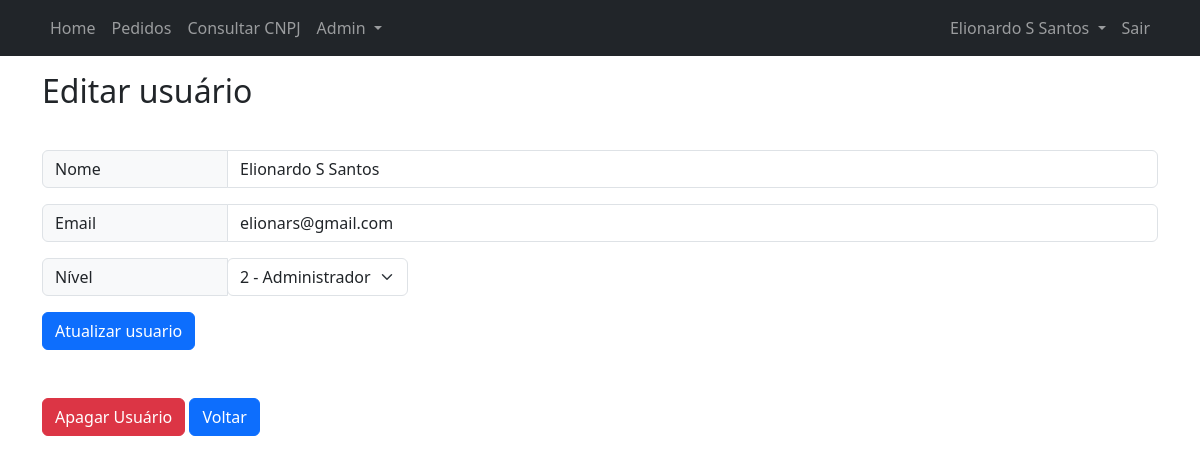
Page /editar_usuario.php?id=1 (signed in) on the committed database.
### tables this page shows
CREATE TABLE users (
    `id` INTEGER PRIMARY KEY AUTOINCREMENT,
    `name` TEXT NOT NULL,
    `email` TEXT NOT NULL UNIQUE,
    `level` INT NOT NULL,
    "deleted" INT NOT NULL,
    `password` VARCHAR NOT NULL
, created_by INTEGER, created_at TEXT, deleted_by INTEGER, deleted_at TEXT);

### editar_usuario.php (the view, shortened to what this page needs)
<!DOCTYPE html>
<html lang="pt-br">
<head>
    <?php require('partials/head.php'); ?>
</head>
<body>
    <?php
        require('partials/navbar.php');
        $userId = isset($_GET['id'])?$_GET['id']:"";
        if($userId !== ""){
            require('config/connection.php');
            $sql = "SELECT `name`,`email`,`level` FROM `users` WHERE `id` = :userId";
            $stmt = $pdo->prepare($sql);
            $stmt->bindParam(':userId', $userId);
            $stmt->execute();
            $result = $stmt->fetchAll(PDO::FETCH_ASSOC);
            foreach($result as $row){
                $dbUserName = isset($row['name'])?$row['name']:"";
                $dbUserEmail = isset($row['email'])?$row['email']:"";
                $dbUserLevel = isset($row['level'])?$row['level']:"";
            }
        }
    ?>
    <div class="container">
        <p><h2>Editar usuário</h2></p>
        <br>
        <form action="" method="post">
            <div class="input-group mb-3">
                <span class="input-group-text col-sm-2 col-3">Nome</span>
                <input type="text" class="form-control" placeholder="Digite o nome" value="<?= $dbUserName; ?>" name="formName">
            </div>
            <div class="input-group mb-3">
                <span class="input-group-text col-sm-2 col-3">Email</span>
                <input type="email" class="form-control" placeholder="Digite o email" value="<?= $dbUserEmail; ?>" name="formEmail">
            </div>
            <div class="input-group mb-3">
                <span class="input-group-text col-sm-2 col-3">Nível</span>
                <div class="">
                    <select class="form-select form-control" name="formLevel">
                        <option <?= $dbUserLevel >= 2?"selected":"" ?> value="2">2 - Administrador</option>
                    </select>
                </div>
            </div>
            <div>
                <p>
                    <button type="submit" class="btn btn-primary">Atualizar usuario</button>
                </p>
            </div>
        </form>
        <div class="mt-5">
            <button type="button" class="btn btn-danger" data-bs-toggle="modal" data-bs-target="#deleteUserQuest">
                Apagar Usuário
            </button>
            <a href="listar_usuarios.php">
                <button type="submit" class="btn btn-primary">Voltar</button>
            </a>
        </div>
    </div>
</body>
</html>

### rows in the picture
users: formName "Elionardo S Santos", formEmail "elionars@gmail.com", formLevel "2 - Administrador"

### other values in the picture
$_SESSION['loggedUserName'] "Elionardo S Santos"
